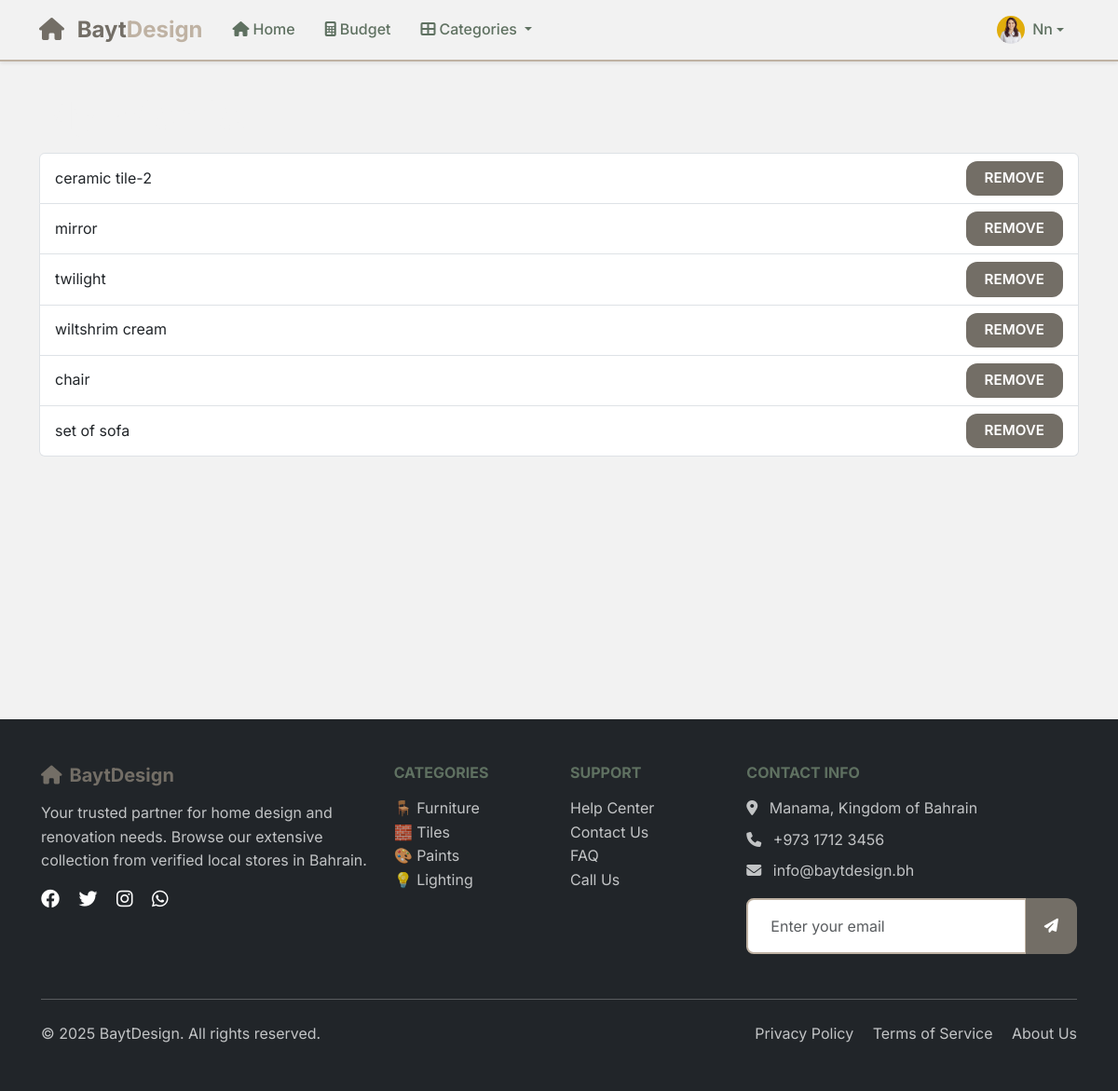
Page /wishlist/ (signed in) on the committed database.
### main_app/models.py (models this page shows, shortened)
class UserProfile(models.Model):
    user = models.OneToOneField(User, on_delete=models.CASCADE, related_name='userprofile')
    profile_picture = models.ImageField(upload_to='profile_pictures/', blank=True, null=True)

class Wishlist(models.Model):
    user = models.ForeignKey(User, on_delete=models.CASCADE)
    product = models.ForeignKey(Product, on_delete=models.CASCADE)
    added_at = models.DateTimeField(auto_now_add=True)

class Product(models.Model):
    shop = models.ForeignKey(Shop, on_delete=models.CASCADE)
    name = models.CharField(max_length=200)
    price = models.DecimalField(max_digits=10, decimal_places=2)
    description = models.TextField(blank=True, null=True)
    image = models.ImageField(upload_to='product_images/', blank=True, null=True)  # Added image field
    is_available = models.BooleanField(default=True)

### main_app/views.py (the view)
# urls.py: path('wishlist/', views.wishlist_view, name='wishlist'),
@login_required
def wishlist_view(request):
    wishlist_items = Wishlist.objects.filter(user=request.user)
    return render(request, 'wishlist.html', {'wishlist_items': wishlist_items})

### main_app/templates/wishlist.html (shortened to what this page needs)
{% extends 'base.html' %}
{% load static %}
{% block content %}
<div class="container py-4">
    <h1>My Wishlist</h1>
    {% if wishlist_items %}
        <ul class="list-group">
        {% for item in wishlist_items %}
            <li class="list-group-item d-flex justify-content-between align-items-center">
                {{ item.product.name }}
                <div>
                    <a href="{% url 'remove_from_wishlist' item.id %}" class="btn btn-sm btn-danger">Remove</a>
                </div>
            </li>
        {% endfor %}
        </ul>
    {% else %}
        <p>Your wishlist is empty. <a href="{% url 'home' %}">Browse products</a></p>
    {% endif %}
</div>
{% endblock %}

### main_app/templates/base.html (shortened to what this page needs)
{% load static %}
<!DOCTYPE html>
<html lang="en">
  <head>
    <link href="https://cdn.jsdelivr.net/npm/bootstrap@5.3.2/dist/css/bootstrap.min.css" rel="stylesheet">
    <link rel="stylesheet" href="https://cdnjs.cloudflare.com/ajax/libs/font-awesome/6.4.0/css/all.min.css">
    <link rel="stylesheet" href="{% static 'css/base.css' %}" />
  </head>
  <body>
    <nav class="navbar navbar-expand-lg navbar-light bg-white shadow-sm fixed-top">
      <div class="container">
        <a class="navbar-brand fw-bold" href="/">
          <i class="fas fa-home text-primary me-2"></i>
          <span class="text-primary">Bayt</span><span class="text-secondary">Design</span>
        </a>
        <div class="collapse navbar-collapse" id="navbarNav">
          <ul class="navbar-nav me-auto">
            <li class="nav-item">
              <a class="nav-link" href="/">
                <i class="fas fa-home me-1"></i>Home
              </a>
            </li>
            <li class="nav-item">
              <a class="nav-link" href="{% url 'budget' %}">
                <i class="fas fa-calculator me-1"></i>Budget
              </a>
            </li>
            <li class="nav-item dropdown">
              <a class="nav-link dropdown-toggle" href="#" id="navbarDropdown" role="button" data-bs-toggle="dropdown" aria-expanded="false">
                <i class="fas fa-th-large me-1"></i>Categories
              </a>
            </li>
          </ul>
          <ul class="navbar-nav">
            {% if user.is_authenticated %}
              <li class="nav-item dropdown">
                <a class="nav-link dropdown-toggle d-flex align-items-center" href="#" id="userDropdown" role="button" data-bs-toggle="dropdown" aria-expanded="false">
                  <div class="user-avatar me-2">
                    {% if user.userprofile.profile_picture %}
                      <img src="{{ user.userprofile.profile_picture.url }}" alt="Profile Picture" class="rounded-circle" style="width: 30px; height: 30px; object-fit: cover;">
                    {% else %}
                      <i class="fas fa-user-circle" style="font-size: 30px;"></i>
                    {% endif %}
                  </div>
                  {% if user.first_name %}
                    {{ user.first_name|title }}
                  {% else %}
                    {{ user.username|title }}
                  {% endif %}
                </a>
              </li>
            {% endif %}
          </ul>
        </div>
      </div>
    </nav>
    <main class="main-content">
      {% block content %}{% endblock %}
    </main>
    <footer class="bg-dark text-white py-5 mt-5">
      <div class="container">
        <div class="row">
          <div class="col-lg-4 mb-4">
            <h5 class="text-primary mb-3">
              <i class="fas fa-home me-2"></i>BaytDesign
            </h5>
            <p class="text-light opacity-75">
              Your trusted partner for home design and renovation needs.
              Browse our extensive collection from verified local stores in Bahrain.
            </p>
            <div class="social-links">
              <a href="#" class="text-white me-3">
                <i class="fab fa-facebook fa-lg"></i>
              </a>
              <a href="#" class="text-white me-3">
                <i class="fab fa-twitter fa-lg"></i>
              </a>
              <a href="#" class="text-white me-3">
                <i class="fab fa-instagram fa-lg"></i>
              </a>
              <a href="#" class="text-white">
                <i class="fab fa-whatsapp fa-lg"></i>
              </a>
            </div>
          </div>
          <div class="col-lg-2 col-md-6 mb-4">
            <h6 class="text-uppercase mb-3">Categories</h6>
            <ul class="list-unstyled">
              <li><a href="#" class="text-light opacity-75 text-decoration-none">🪑 Furniture</a></li>
              <li><a href="#" class="text-light opacity-75 text-decoration-none">🧱 Tiles</a></li>
              <li><a href="#" class="text-light opacity-75 text-decoration-none">🎨 Paints</a></li>
              <li><a href="#" class="text-light opacity-75 text-decoration-none">💡 Lighting</a></li>
            </ul>
          </div>
          <div class="col-lg-2 col-md-6 mb-4">
            <h6 class="text-uppercase mb-3">Support</h6>
            <ul class="list-unstyled">
              <li><a href="#" class="text-light opacity-75 text-decoration-none">Help Center</a></li>
              <li><a href="#" class="text-light opacity-75 text-decoration-none">Contact Us</a></li>
              <li><a href="#" class="text-light opacity-75 text-decoration-none">FAQ</a></li>
              <li><a href="tel:+97317123456" class="text-light opacity-75 text-decoration-none">Call Us</a></li>
            </ul>
          </div>
          <div class="col-lg-4 mb-4">
            <h6 class="text-uppercase mb-3">Contact Info</h6>
            <p class="text-light opacity-75 mb-2">
              <i class="fas fa-map-marker-alt me-2"></i>
              Manama, Kingdom of Bahrain
            </p>
            <p class="text-light opacity-75 mb-2">
              <i class="fas fa-phone me-2"></i>
              +973 1712 3456
            </p>
            <p class="text-light opacity-75 mb-3">
              <i class="fas fa-envelope me-2"></i>
              info@baytdesign.bh
            </p>
            <form class="newsletter-form">
              <div class="input-group">
                <input type="email" class="form-control" placeholder="Enter your email" required>
                <button class="btn btn-primary" type="submit">
                  <i class="fas fa-paper-plane"></i>
                </button>
              </div>
            </form>
          </div>
        </div>
        <hr class="my-4 opacity-25">
        <div class="row align-items-center">
          <div class="col-md-6">
            <p class="mb-0 text-light opacity-75">
              &copy; {% now "Y" %} BaytDesign. All rights reserved.
            </p>
          </div>
          <div class="col-md-6 text-md-end">
            <a href="#" class="text-light opacity-75 text-decoration-none me-3">Privacy Policy</a>
            <a href="#" class="text-light opacity-75 text-decoration-none me-3">Terms of Service</a>
            <a href="#" class="text-light opacity-75 text-decoration-none">About Us</a>
          </div>
        </div>
      </div>
    </footer>
  </body>
</html>

### main_app/static/css/base.css (style rules this page uses)
:root { --primary-color: #736E66; --primary-light: #A69B8D; --primary-dark: #5F7161; --secondary-color: #BFB2A3; --accent-color: #F2F2F2; --font-primary: 'Inter', sans-serif; --font-heading: 'Inter', serif; --spacing-xs: 0.25rem; --spacing-sm: 0.5rem; --spacing-md: 1rem; --spacing-lg: 1.5rem; --spacing-xl: 2rem; --spacing-xxl: 3rem; --radius-sm: 0.375rem; --radius-md: 0.5rem; --radius-lg: 0.75rem; --radius-xl: 1rem; --radius-round: 50%; --shadow-sm: 0 1px 3px #5F7161; --shadow-md: 0 4px 6px #5F7161; --shadow-lg: 0 10px 15px #5F7161; --btn-hover-shadow: 0 6px 15px #5F7161; }
* { box-sizing: border-box; }
html { scroll-behavior: smooth; }
body { font-family: var(--font-primary); font-size: 16px; line-height: 1.6; color: var(--primary-dark); background-color: var(--accent-color); min-height: 100vh; margin: 0; padding: 0; }
.main-content { padding-top: 76px; min-height: calc(100vh - 76px); }
h1 { font-family: var(--font-heading); font-weight: 700; line-height: 1.2; color: var(--accent-color); margin-bottom: var(--spacing-md); }
h2, h3, h4, h5, h6 { font-family: var(--font-heading); font-weight: 700; line-height: 1.2; color: var(--primary-dark); margin-bottom: var(--spacing-md); }
.navbar { background: var(--accent-color) !important; border-bottom: 2px solid var(--secondary-color); box-shadow: var(--shadow-md); }
.navbar-brand { font-weight: 800; font-size: 1.5rem; color: var(--primary-color) !important; }
.nav-link { color: var(--primary-dark) !important; font-weight: 500; padding: var(--spacing-sm) var(--spacing-md) !important; border-radius: var(--radius-md); position: relative; }
.btn { border: none; border-radius: var(--radius-lg); padding: 0.45rem 1.25rem; font-weight: 600; font-size: 0.95rem; text-transform: uppercase; cursor: pointer; color: white; background-color: var(--primary-color); transition: box-shadow 0.3s ease; }
.btn-primary, .btn-success, .btn-danger, .btn-info, .btn-warning, .btn-secondary, .btn-primary:hover, .btn-success:hover, .btn-danger:hover, .btn-info:hover, .btn-warning:hover, .btn-secondary:hover, .btn-primary:focus, .btn-success:focus, .btn-danger:focus, .btn-info:focus, .btn-warning:focus, .btn-secondary:focus, .btn-primary:active, .btn-success:active, .btn-danger:active, .btn-info:active, .btn-warning:active, .btn-secondary:active { background-color: var(--primary-color) !important; color: white !important; border: none !important; box-shadow: none !important; outline: none !important; }
.form-control { border: 2px solid var(--secondary-color); border-radius: var(--radius-md); padding: var(--spacing-md) var(--spacing-lg); background: white; color: var(--primary-dark); font-size: 1rem; }
footer { background: var(--primary-dark); color: var(--accent-color); padding: var(--spacing-xl); }
footer a { color: var(--accent-color); text-decoration: none; }
.text-primary { color: var(--primary-color) !important; }
.text-secondary { color: var(--secondary-color) !important; }

### rows in the picture
Wishlist: product.name "ceramic tile-2"
Wishlist: product.name "mirror"
Wishlist: product.name "twilight"
Wishlist: product.name "wiltshrim cream"
Wishlist: product.name "chair"
Wishlist: product.name "set of sofa"

### other values in the picture
{{ user.first_name|title }} "Nn"
